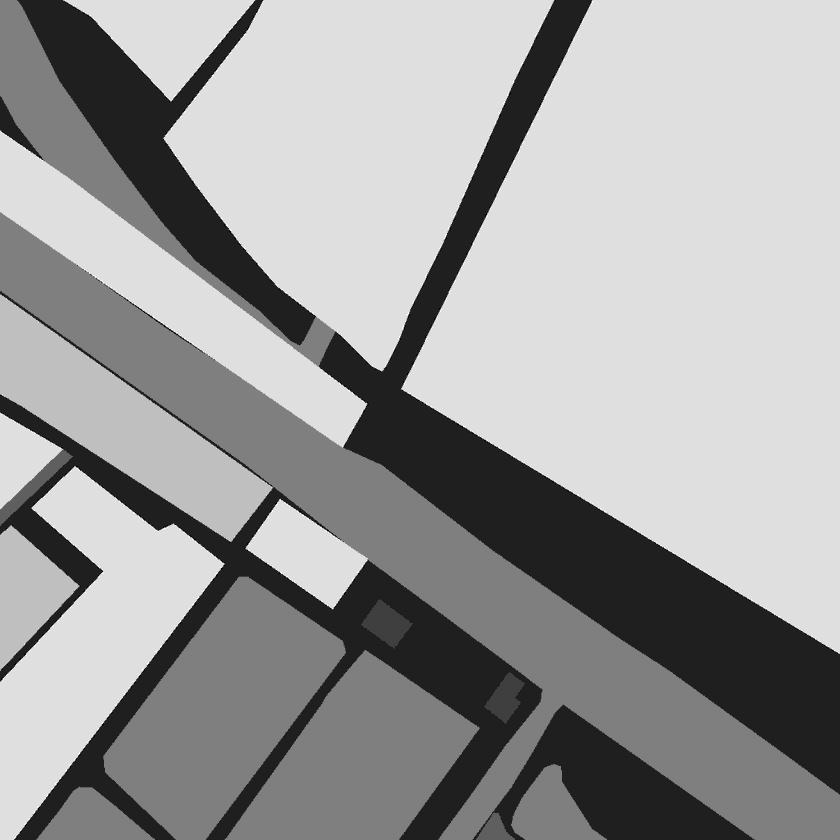
#> input picture mmsegmentation/tests/data/pseudo_loveda_dataset/ann_dir/1.png, 840 x 840 px, shrunk from 1024 x 1024 before the run, given in place of 1.jpg, which was not available
$ python fast_stitching.py
#> lines starting #> are read from the running program, lines starting #| are printed output that depends on the picture; pictures that were not available may be replaced by others from this repository, and a replacement may not be noted
import os
import cv2
import numpy as np

class Stitcher:
    def __init__(self):
        pass

    def check_and_make_dir(self, path):
        if not os.path.isdir(path):
            os.mkdir(path)

    def file_setting(self):
        left_img = cv2.imread('./tt/1.jpg')
#> left_img is the input picture: shape (840, 840, 3); min 0, max 8, mean 4.94
        base_img = cv2.imread('./tt/2.jpg')
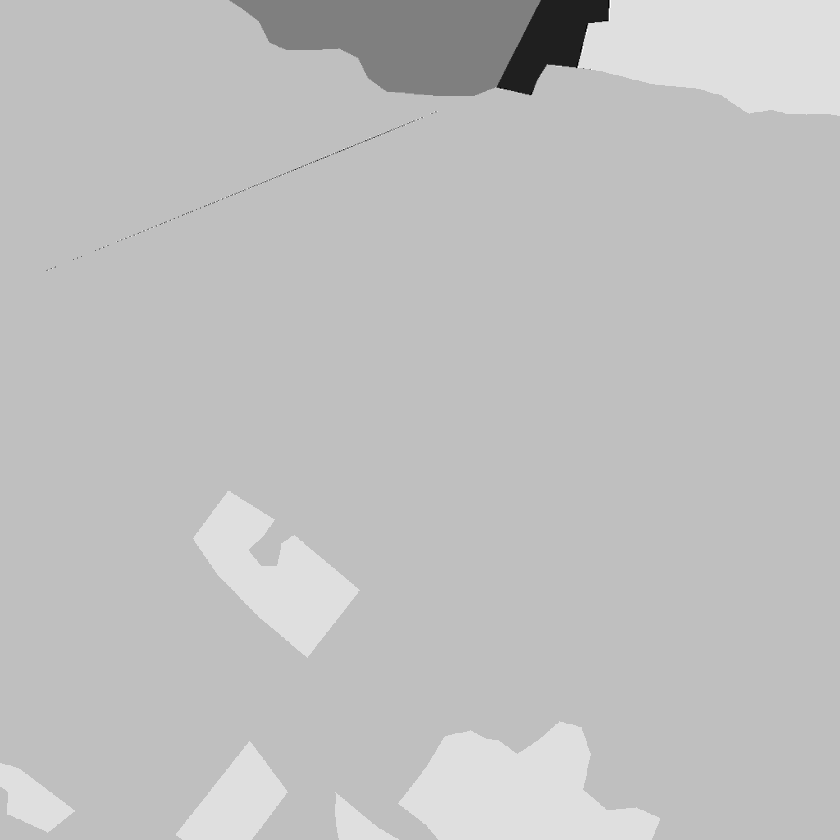
#> input picture mmsegmentation/tests/data/pseudo_loveda_dataset/ann_dir/2.png, 840 x 840 px, shrunk from 1024 x 1024 before the run, given in place of 2.jpg, which was not available
#> base_img is the input picture: shape (840, 840, 3); min 0, max 8, mean 6
        right_img = cv2.imread('./tt/3.jpg')
        result_dir = './results/stitched_result.jpg'

        self.check_and_make_dir('./results/')
        return left_img, base_img, right_img, result_dir

    # [63 lines left out: functions remove_black_border, linearBlending, not called in this run]

    def stitching(self, img_left, img_right, flip=False):
        print('SIFT Feature Detection and Matching...')
        sift = cv2.SIFT_create()
        kp1, des1 = sift.detectAndCompute(img_left, None)
        kp2, des2 = sift.detectAndCompute(img_right, None)

        # Use BFMatcher with default params
        bf = cv2.BFMatcher()
        matches = bf.knnMatch(des1, des2, k=2)

        # Apply ratio test as per Lowe's paper
        good_matches = []
        src_pts = []
        dst_pts = []
        for m, n in matches:
            if m.distance < 0.75 * n.distance:
                good_matches.append(m)
                src_pts.append(kp1[m.queryIdx].pt)
                dst_pts.append(kp2[m.trainIdx].pt)

        src_pts = np.float32(src_pts)
        dst_pts = np.float32(dst_pts)

        print('Estimating Homography...')
        H, mask = cv2.findHomography(dst_pts, src_pts, cv2.RANSAC, 5.0)

        print('Warping Images...')
        # Warp the right image to align with the left image
        height_left, width_left = img_left.shape[:2]
        height_right, width_right = img_right.shape[:2]
        panorama_size = (width_left + width_right, max(height_left, height_right))
        img_right_warped = cv2.warpPerspective(img_right, H, panorama_size)

        # Place the left image onto the panorama canvas
        panorama = np.zeros_like(img_right_warped)
        panorama[0:height_left, 0:width_left] = img_left

        print('Blending Images...')
        blended = self.linearBlending(panorama, img_right_warped)

        if flip:
            blended = cv2.flip(blended, 1)

        print('Cropping Result...')
        cropped_result = self.remove_black_border(blended)

        return cropped_result

if __name__ == '__main__':
    stitcher = Stitcher()
    left_img, base_img, right_img, result_dir = stitcher.file_setting()
#> result_dir = './results/stitched_result.jpg'

    print('Stitching Left and Base Images...')
    img_left = cv2.flip(base_img, 1)
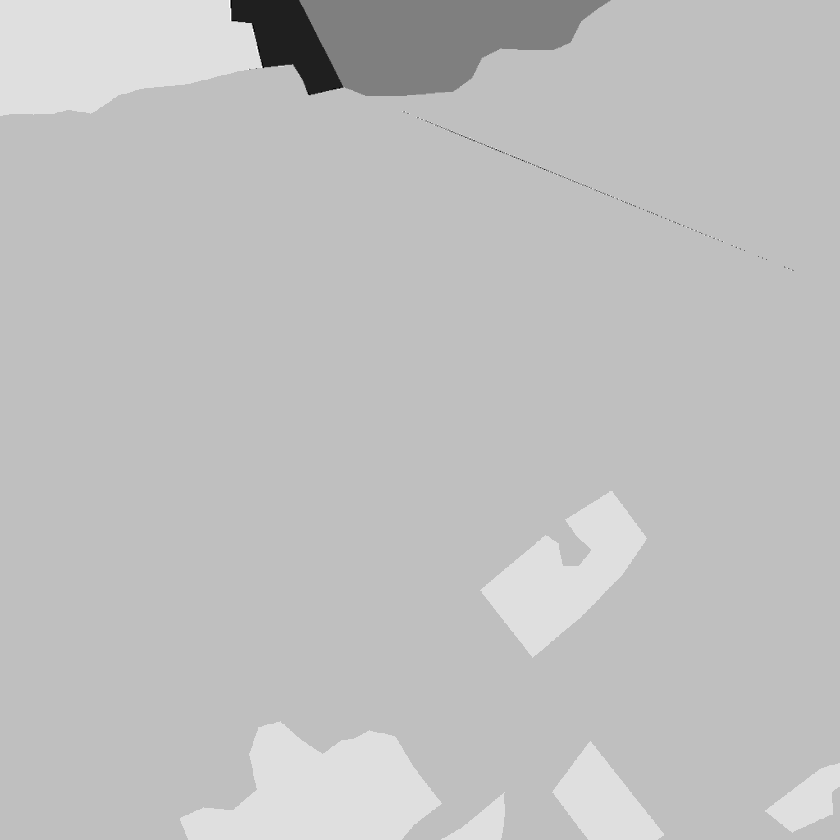
#> img_left: shape (840, 840, 3); min 0, max 8, mean 6; drawn with min black and max white
    img_right = cv2.flip(left_img, 1)
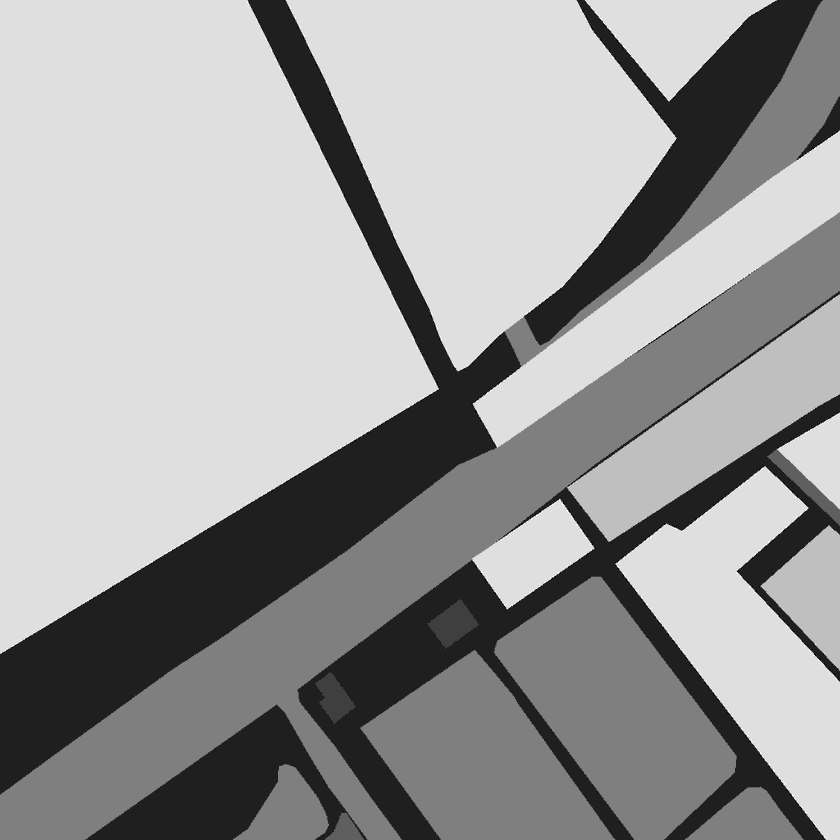
#> img_right: shape (840, 840, 3); min 0, max 8, mean 4.94; drawn with min black and max white
    LM_img = stitcher.stitching(img_left, img_right, flip=True)
#> in stitching, `kp1, des1 = sift.detectAndCompute(img_left, None)`: kp1 = (); des1 = None
#> in stitching, `kp2, des2 = sift.detectAndCompute(img_right, None)`: kp2 = (); des2 = None
#> in stitching, `matches = bf.knnMatch(des1, des2, k=2)`: matches = ()
#> after the loop in stitching, `for m, n in matches:`: dst_pts = []
#> in stitching, `src_pts = np.float32(src_pts)`: src_pts = empty array
#> (the run stopped early here; a loop or call above may not have finished)
